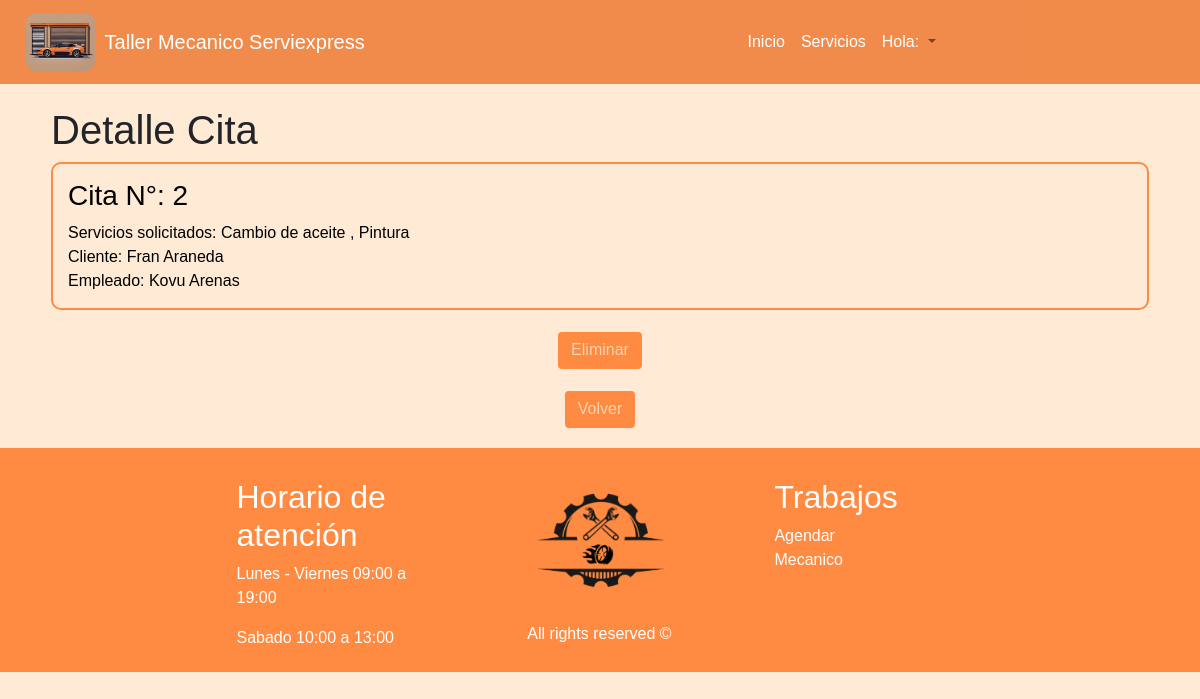
The app's page /cita/2/ (signed in) with its own data.
### taller/models.py (models this page shows, shortened)
class Cita(models.Model):
    id_cita = models.AutoField(primary_key=True)
    fecha_aten = models.DateField(help_text="(Día-Mes-Año)",validators=[validar_dia])
    HORARIOS = (
        ("1","08:00 am"),
        ("2","09:00 am"),
        ("3","10:00 am"),
        ("4","11:00 am"),
        ("5","12:00 am"),
        ("6","01:00 pm"),
        ("7","02:00 pm"),
        ("8","03:00 pm"),
        ("9","04:00 pm"),
    )
    horario= models.CharField(max_length=10, choices=HORARIOS, default= "1")
    servicios = models.ManyToManyField(Servicio)
    cliente = models.ForeignKey(Cliente, on_delete=models.CASCADE)
    empleado = models.ForeignKey(Empleado, on_delete=models.CASCADE)
    class Meta:
        unique_together = ('horario','fecha_aten')

class Servicio(models.Model):
    id_serv = models.AutoField(primary_key=True)
    tipo_serv = models.CharField(max_length=50)
    desc_serv = models.TextField(max_length=400)
    costo_serv = models.IntegerField()

class Cliente(models.Model):
    rut_cli = models.CharField(primary_key=True, max_length=12)
    pnom_cli = models.CharField(max_length=20)
    snom_cli = models.CharField(max_length=20, blank=True)
    appaterno_cli = models.CharField(max_length=20)
    apmaterno_cli = models.CharField(max_length=20, blank=True)
    correo_cli = models.CharField(max_length=60, blank=True)
    telefono_cli = models.IntegerField(blank=True, null=True)
    def __str__(self):
        return self.pnom_cli + " " + self.appaterno_cli

class Empleado(models.Model):
    rut_emp = models.CharField(primary_key=True, max_length=12)
    pnom_emp = models.CharField(max_length=20)
    snom_emp = models.CharField(max_length=20, blank=True)
    appaterno_emp = models.CharField(max_length=20)
    apmaterno_emp = models.CharField(max_length=20, blank=True)
    cargo = models.CharField(max_length=40, blank=True)
    salario = models.IntegerField(null=True, blank=True)
    def __str__(self):
        return self.pnom_emp + " " + self.appaterno_emp

### taller/views.py (the view, shortened to what this page needs)
# urls.py: path('cita/<int:id_cita>/', views.update_cita, name='update_cita'),
@login_required
def update_cita(request, id_cita):
    cliente = Cliente.objects.filter(rut_cli=request.user.username).first()
    empleado = Empleado.objects.filter(rut_emp=request.user.username).first()
    rol = "Cliente" if cliente else "Empleado"
    cita = get_object_or_404(Cita, pk=id_cita)
    if request.method == "GET":
        form = CitaForm(instance=cita)
        return render(
            request,
            "detail_cita.html",
            {"cita": cita, "form": form, "cliente": cliente, "empleado": empleado},
        )

### taller/templates/detail_cita.html (shortened to what this page needs)
{% extends 'hnf.html' %}
{% load static %}
{% block content %}
<head>
    <link rel="stylesheet" href="{% static 'css/crud.css' %}" />
</head>
<div class="container">
    <ul style="list-style: none;">
        {% if not Mensaje %}
        <h1> Detalle Cita </h1>
        <li id="detalle">
            <h3>Cita N°: {{ cita.id_cita }}</h3>
            <ul style="list-style: none;">
                Servicios solicitados:
                {% for servicio in cita.servicios.all %}
                     {{ servicio.tipo_serv }}
                    {% if not forloop.last %}
                        ,
                    {% endif %}
                {% endfor %}
            </ul>
            <p style="margin-bottom: 0%;">Cliente: {{ cita.cliente }}</p>
            <p style="margin-bottom: 0%;">Empleado: {{ cita.empleado }}</p>
        </li>
        <form action="{% url 'delete_cita' cita.id_cita %}" method="POST">
            <ul>
                <li class="centered-button" style="margin-top: 2%;">
                    <button class="btn" type="submit">
                        Eliminar
                    </button>
                </li>
            </ul>
        </form>
        <ul>
            <li class="centered-button" style="margin-top: 2%;">
                <a class="btn" href="/citas">
                    Volver
                </a>
            </li>
        </ul>
        {% endif %}
    </ul>
</div>
{% endblock %}

### taller/static/css/keyframes.css (style rules this page uses)
@media (max-width: 1400px) { * { max-width: 100%; padding: 0 10px; } }

### taller/static/css/style.css (style rules this page uses)
* { margin: 0%; padding: 0; box-sizing: border-box; }
body { font-family:'Gill Sans', 'Gill Sans MT', Calibri, 'Trebuchet MS', sans-serif; background-color: #ffead5; }
.btn { padding-top: 5px; text-align: center; margin-right: 10px; margin-left: 10px; background: #FF8A41; color: #f7d4b1; }

### taller/static/css/crud.css (style rules this page uses)
.container { width: 94%; }
form button { display: block; margin: 0 auto; }
#detalle { border: 2px solid; border-color: rgba(255, 138, 65); border-radius: 10px; padding: 15px; margin-bottom: 10px; background-color: #ffead5; color: black; }
.centered-button { display: flex; justify-content: center; align-items: center; text-align: center; }

### records on screen
Cita: id_cita "2", cliente "Fran Araneda", empleado "Kovu Arenas"
Servicio: tipo_serv "Cambio de aceite"
Servicio: tipo_serv "Pintura"
